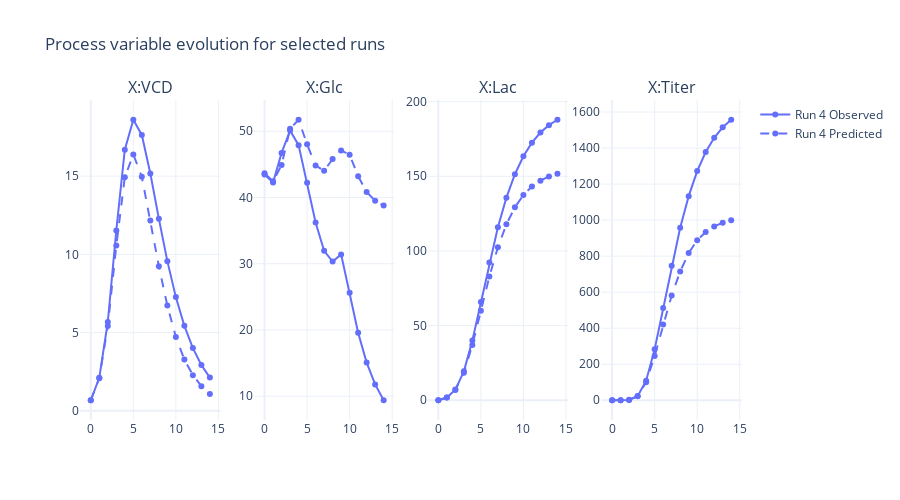

Here is the notebook cell this chart was saved with:
### Code cell
plot_predicted_profile(X_test, X_test_pred, X_columns, select_runs=[4], height=500)

### Figure 1 — Plotly figure (JSON) as saved in the notebook; plotly's stock layout.template omitted (floating-point values rounded to 4 significant figures)
{"data": [{"legendgroup": "group_4", "marker": {"color": "#636EFA"}, "name": "Run 4 Observed", "showlegend": true, "type": "scatter", "x": [0, 1, 2, 3, 4, 5, 6, 7, 8, 9, 10, 11, 12, 13, 14], "xaxis": "x", "y": [0.6786, 2.112, 5.679, 11.53, 16.69, 18.61, 17.64, 15.17, 12.28, 9.569, 7.271, 5.435, 4.011, 2.932, 2.125], "yaxis": "y"}, {"legendgroup": "group_4", "line": {"dash": "dash"}, "marker": {"color": "#636EFA"}, "name": "Run 4 Predicted", "showlegend": true, "type": "scatter", "x": [0, 1, 2, 3, 4, 5, 6, 7, 8, 9, 10, 11, 12, 13, 14], "xaxis": "x", "y": [0.6784, 2.083, 5.432, 10.57, 14.93, 16.39, 14.96, 12.17, 9.245, 6.731, 4.722, 3.281, 2.284, 1.577, 1.075], "yaxis": "y"}, {"legendgroup": "group_4", "marker": {"color": "#636EFA"}, "name": "Run 4 Observed", "showlegend": false, "type": "scatter", "x": [0, 1, 2, 3, 4, 5, 6, 7, 8, 9, 10, 11, 12, 13, 14], "xaxis": "x2", "y": [43.47, 42.25, 46.73, 50.11, 47.9, 42.23, 36.21, 31.95, 30.32, 31.41, 25.61, 19.56, 15.07, 11.78, 9.381], "yaxis": "y2"}, {"legendgroup": "group_4", "line": {"dash": "dash"}, "marker": {"color": "#636EFA"}, "name": "Run 4 Predicted", "showlegend": false, "type": "scatter", "x": [0, 1, 2, 3, 4, 5, 6, 7, 8, 9, 10, 11, 12, 13, 14], "xaxis": "x2", "y": [43.65, 42.44, 44.9, 50.38, 51.74, 48.03, 44.82, 44.05, 45.8, 47.1, 46.45, 43.21, 40.82, 39.51, 38.78], "yaxis": "y2"}, {"legendgroup": "group_4", "marker": {"color": "#636EFA"}, "name": "Run 4 Observed", "showlegend": false, "type": "scatter", "x": [0, 1, 2, 3, 4, 5, 6, 7, 8, 9, 10, 11, 12, 13, 14], "xaxis": "x3", "y": [0, 1.832, 7.117, 19.35, 39.98, 65.81, 92.17, 115.9, 135.7, 151.4, 163.4, 172.5, 179.3, 184.2, 187.9], "yaxis": "y3"}, {"legendgroup": "group_4", "line": {"dash": "dash"}, "marker": {"color": "#636EFA"}, "name": "Run 4 Predicted", "showlegend": false, "type": "scatter", "x": [0, 1, 2, 3, 4, 5, 6, 7, 8, 9, 10, 11, 12, 13, 14], "xaxis": "x3", "y": [0, 1.818, 6.947, 18.37, 37.0, 59.94, 82.8, 102.4, 117.8, 129.2, 137.4, 143.1, 147.1, 149.8, 151.7], "yaxis": "y3"}, {"legendgroup": "group_4", "marker": {"color": "#636EFA"}, "name": "Run 4 Observed", "showlegend": false, "type": "scatter", "x": [0, 1, 2, 3, 4, 5, 6, 7, 8, 9, 10, 11, 12, 13, 14], "xaxis": "x4", "y": [0, 0.08705, 2.08, 22.6, 108.4, 283.0, 511.6, 746.5, 957.6, 1133.0, 1272.0, 1378.0, 1457.0, 1515.0, 1557.0], "yaxis": "y4"}, {"legendgroup": "group_4", "line": {"dash": "dash"}, "marker": {"color": "#636EFA"}, "name": "Run 4 Predicted", "showlegend": false, "type": "scatter", "x": [0, 1, 2, 3, 4, 5, 6, 7, 8, 9, 10, 11, 12, 13, 14], "xaxis": "x4", "y": [0, 0.1328, 2.605, 23.68, 99.83, 245.3, 420.9, 581.8, 715.0, 817.5, 887.8, 933.7, 964.9, 986.0, 998.6], "yaxis": "y4"}], "layout": {"annotations": [{"font": {"size": 16}, "showarrow": false, "text": "X:VCD", "x": 0.1062, "xanchor": "center", "xref": "paper", "y": 1, "yanchor": "bottom", "yref": "paper"}, {"font": {"size": 16}, "showarrow": false, "text": "X:Glc", "x": 0.3688, "xanchor": "center", "xref": "paper", "y": 1, "yanchor": "bottom", "yref": "paper"}, {"font": {"size": 16}, "showarrow": false, "text": "X:Lac", "x": 0.6313, "xanchor": "center", "xref": "paper", "y": 1, "yanchor": "bottom", "yref": "paper"}, {"font": {"size": 16}, "showarrow": false, "text": "X:Titer", "x": 0.8938, "xanchor": "center", "xref": "paper", "y": 1, "yanchor": "bottom", "yref": "paper"}], "height": 500, "showlegend": true, "title": {"text": "Process variable evolution for selected runs"}, "xaxis": {"anchor": "y", "domain": [0, 0.2125]}, "xaxis2": {"anchor": "y2", "domain": [0.2625, 0.475]}, "xaxis3": {"anchor": "y3", "domain": [0.525, 0.7375]}, "xaxis4": {"anchor": "y4", "domain": [0.7875, 1]}, "yaxis": {"anchor": "x", "domain": [0, 1]}, "yaxis2": {"anchor": "x2", "domain": [0, 1]}, "yaxis3": {"anchor": "x3", "domain": [0, 1]}, "yaxis4": {"anchor": "x4", "domain": [0, 1]}}}
